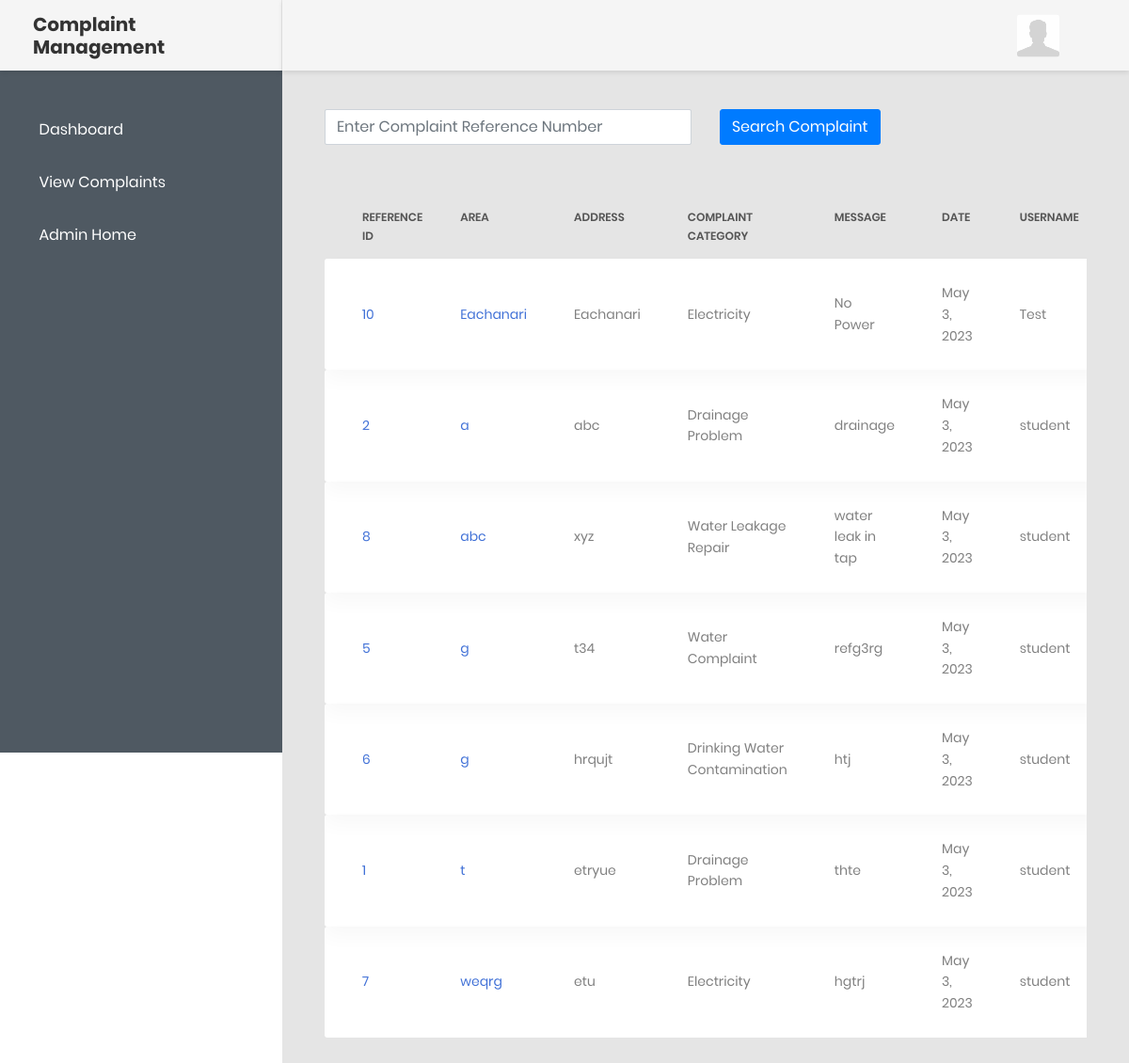
The app's page /view_complaint/ with its own data.
### app/models.py (models this page shows, shortened)
class Rise_Complaint(models.Model):
	reference_id = models.IntegerField(primary_key=True)
	public_id = models.ForeignKey(Public_Detail, on_delete=models.CASCADE,null=True)
	area = models.CharField(max_length=300)
	address = models.TextField(max_length=2000)
	service_id = models.ForeignKey(Category_Detail, on_delete=models.CASCADE,null=True,blank=True)
	msg = models.TextField(max_length=2000)
	date = models.DateField(default=timezone.now(),null=True)
	video = models.FileField('Upload Image/Video',upload_to='video/',null=True)
	status= models.CharField(max_length=300)
	initial_status = models.CharField(max_length=300)

### app/views.py (the view, shortened to what this page needs)
# urls.py: path('view_complaint/',views.view_complaint,name='view_complaint'),
def view_complaint(request):
    cursor=connection.cursor()
    sql='''SELECT r.reference_id,r.area,r.address,c.category_name,r.msg,r.date,r.video,p.username,p.email,
    p.phone_number,r.status,r.initial_status,c.id from app_category_detail as c INNER JOIN app_rise_complaint as r ON c.id=r.service_id_id
    INNER JOIN app_public_detail as p ON r.public_id_id=p.id GROUP BY r.area, r.service_id_id '''
    res=cursor.execute(sql)
    row=cursor.fetchall()
    return render(request,'view_complaints.html',{'row':row})

### app/templates/view_complaints.html (shortened to what this page needs)
{% include 'admin_header.html' %}
<form method="post">{% csrf_token %}
    <div class="row">
    <div class="col-md-6">
    <input type="text" name="search" placeholder="Enter Complaint Reference Number" class="form-control"></div>
   <div class="col-md-5"> <input type="submit" class="btn btn-primary" value="Search Complaint"></div></div>
</form><br><Br>
{% if request.POST.search %}
<div class="table-responsive table-responsive-data2" style="overflow-x:auto !important" >
    <table class="table table-data2" style="overflow-x:auto !important">
        <thead>
            <tr>
                <th>Reference ID</th>
                <th>Area</th>
                <th>Address</th>
                <th>Complaint Category </th>
                <th>Message</th>
                <th>Date</th>
                <th>Username</th>
                <th>Email</th>
                <th>Mobile</th>
                <th>Video</th>
                <th>Status</th>
            </tr>
        </thead>
        <tbody>
        {% for form in detail %}
            <tr class="tr-shadow">
                <td class="desc">{{ form.0 }}</td>
                <td class="desc">{{ form.1 }}</td>
                <td>
                    <span> {{ form.2}} </span>
                </td>
                  <td>
                    <span> {{ form.3}} </span>
                </td>
                <td>
                    <span> {{ form.4}} </span>
                </td>
                <td>
                    <span> {{ form.5}} </span>
                </td>
                <td>
                    <span> {{ form.7}} </span>
                </td>
                <td>
                    <span> {{ form.8}} </span>
                </td>
                <td>
                    <span> {{ form.9}} </span>
                </td>
                 <td>
                    <a href="/media/{{ form.6}}" class="btn btn-success" target="_blank"><i class="fa fa-download"> </i> Video/Image</a></span>
                </td>
                 <td>
                    {% if form.10 == 'Pending' %}
                    <span class="badge badge-warning">{{form.10}}</span>
                    {% elif form.10 == 'Progress' %}
                    <span class="badge badge-info">{{form.10}}</span>
                    {% elif form.10 == 'Completed' %}
                    <span class="badge badge-success">{{form.10}}</span>
                    {% elif form.10 == 'Cancelled' %}
                    <span class="badge badge-danger">{{form.10}}</span>
                    {% endif %}
                   <a href="{% url 'update' pk=form.1 ids=form.12 %}" class="btn btn-primary"><i class="fa fa-edit"></i> Status </a>
                </td>
            </tr>
            {% empty %}
            <tr class=" alert alert-danger "> No Complaints </tr>
            {% endfor %}
        </tbody>
    </table>
</div>
{% else %}
<div class="table-responsive table-responsive-data2" style="overflow-x:auto !important" >
    <table class="table table-data2" style="overflow-x:auto !important">
        <thead>
            <tr>
                <th>Reference ID</th>
                <th>Area</th>
                <th>Address</th>
                <th>Complaint Category </th>
                <th>Message</th>
                <th>Date</th>
                <th>Username</th>
            </tr>
        </thead>
        <tbody>
        {% for form in row %}
            <tr class="tr-shadow">
                <td class="desc">{{ form.0 }}</td>
                <td class="desc">{{ form.1 }}</td>
                <td>
                    <span> {{ form.2}} </span>
                </td>
                  <td>
                    <span> {{ form.3}} </span>
                </td>
                <td>
                    <span> {{ form.4}} </span>
                </td>
                <td>
                    <span> {{ form.5}} </span>
                </td>
                <td>
                    <span> {{ form.7}} </span>
                </td>
            </tr>
            {% empty %}
            <tr class=" alert alert-danger "> No Complaints </tr>
            {% endfor %}
        </tbody>
    </table>
</div>
{% endif %}
{% include 'footer.html' %}

### records on screen
Rise_Complaint: reference_id "10", form "Eachanari", form "Electricity", msg "No Power", date "May 3, 2023", form "Test"
Rise_Complaint: reference_id "2", area "a", address "abc", form "Drainage Problem", msg "drainage", date "May 3, 2023", form "student"
Rise_Complaint: form "8", area "abc", address "xyz", form "Water Leakage Repair", msg "water leak in tap", date "May 3, 2023", form "student"
Rise_Complaint: reference_id "5", area "g", address "t34", form "Water Complaint", msg "refg3rg", date "May 3, 2023", form "student"
Rise_Complaint: reference_id "6", area "g", address "hrqujt", form "Drinking Water Contamination", msg "htj", date "May 3, 2023", form "student"
Rise_Complaint: form "1", area "t", address "etryue", form "Drainage Problem", msg "thte", date "May 3, 2023", form "student"
Rise_Complaint: form "7", area "weqrg", address "etu", form "Electricity", msg "hgtrj", date "May 3, 2023", form "student"
